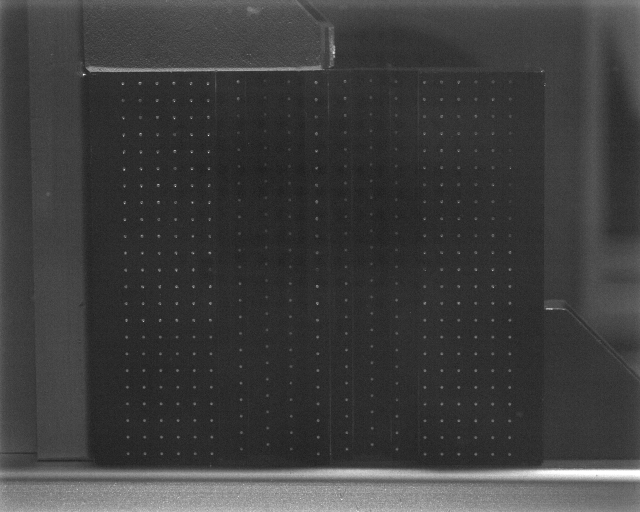
#> input picture MyPTV/example/Calibration/cal1.tif, 1280 x 1024 px (shown at 1/2 size); its folder holds only this picture in this run
$ python multiply_image.py ../../../../MyPTV/example/Calibration/cal1.tif
#> lines starting #> are read from the running program, lines starting #| are printed output that depends on the picture
### myptv/segmentation_mod.py
# -*- coding: utf-8 -*-
"""
Created on Fri Dec  7 18:02:07 2018

@author: ron


contains a class for segmentation of circular particles
"""

from myptv.tracking_2D_mod import track_2D_multiframe
# from myptv.TsaiModel.camera import camera_Tsai
from myptv.tracking_mod import fill_in_trajectory

from pandas import read_csv

from numpy import savetxt, meshgrid, float32, array, divide, zeros_like #, ones
from numpy import sum as npsum
from numpy import abs as npabs
from numpy import max as npmax
# from numpy import median as npmedian
from numpy import append as npappend

# from skimage.io import imread
from skimage import io

# from scipy.signal import convolve2d
from scipy.ndimage import gaussian_filter, median_filter, label
from scipy.ndimage.measurements import find_objects
from scipy.spatial import KDTree

import tqdm
import os
from time import time


def get_imread_func(raw_format=False):
    '''Returns an image reading function depending on whether the image is in raw format.'''
#> called with raw_format = False
    from skimage import io
    if not raw_format:
        return lambda x: io.imread(x)
    else:
        # [4 lines left out: function read_raw, not called in this run]
        return read_raw


class particle_segmentation(object):
    '''a class for segmenting out particles (blobs) for a given image'''


    # [437 lines left out: functions __init__, local_filter, process_image, get_binary_image, characterize_blob, blob_labeling and 4 more, not called in this run]


class loop_segmentation(object):

    '''A class for looping over images in a directory to segment particles
    and save the results in a file.'''

    # [431 lines left out: functions __init__, get_file_names, calculate_BG, segment_folder_images, save_results, iter_frame and 5 more, not called in this run]


# ============================================================================
#                      New attempt of segmentation addon
# ============================================================================

class tracking_augmented_segmentation(track_2D_multiframe):

    # [118 lines left out: functions __init__, blobs_to_particles, augment_blobs, save_augmented_blobs, not called in this run]


# [28 lines of commented-out code are left out]

### myptv/benny_additions/segmentation/BG manipulation/multiply_image.py
#!/usr/bin/env python3
# -*- coding: utf-8 -*-
"""
Created on Tue Jul 14 2026

@author: Antigravity

Image Multiplication Script:
This script loads a TIFF or RAW image, multiplies its pixel values by a factor (default 2.0),
and saves the result at the original location with 'x2' at the end of the name.
It integrates with existing image loading functions from the MyPTV package.
"""

import os
import sys
import argparse
import numpy as np
from skimage import io

# Import MyPTV functions
from myptv.segmentation_mod import get_imread_func


def multiply_image(image_path, factor=2.0, output_path=None, force_raw=False):
    """
    Loads an image, multiplies its pixel values by `factor`,
    and saves the output.
    """
    if not os.path.exists(image_path):
        print(f"Error: File '{image_path}' not found.", file=sys.stderr)
        sys.exit(1)

    # Determine file extension and whether it's a RAW image
    base, ext = os.path.splitext(image_path)
    raw_extensions = {'.dng', '.nef', '.cr2', '.cr3', '.arw', '.raw', '.pef', '.orf', '.raf'}
    is_raw = force_raw or (ext.lower() in raw_extensions)

    print(f"Loading image: {image_path} (Format: {'RAW' if is_raw else 'TIFF/Standard'})")

    # Use existing MyPTV function to read the image
    try:
        imread_func = get_imread_func(raw_format=is_raw)
        img_data = imread_func(image_path)
#> img_data is the input picture: shape (1024, 1280); min 0, max 255, mean 61.3
    except Exception as e:
        print(f"Error reading image: {e}", file=sys.stderr)
        sys.exit(1)

    original_dtype = img_data.dtype
    print(f"Original image shape: {img_data.shape}, dtype: {original_dtype}")
#| Original image shape: (1024, 1280), dtype: uint8

    # Perform multiplication with datatype boundaries safety to prevent overflow
    if np.issubdtype(original_dtype, np.integer):
        info = np.iinfo(original_dtype)
        min_val, max_val = info.min, info.max
#> min_val = 0; max_val = 255
        # Convert to float64 to perform multiplication safely
        multiplied = img_data.astype(np.float64) * factor
        # Clip to the original datatype bounds and cast back
        processed_img = np.clip(multiplied, min_val, max_val).astype(original_dtype)
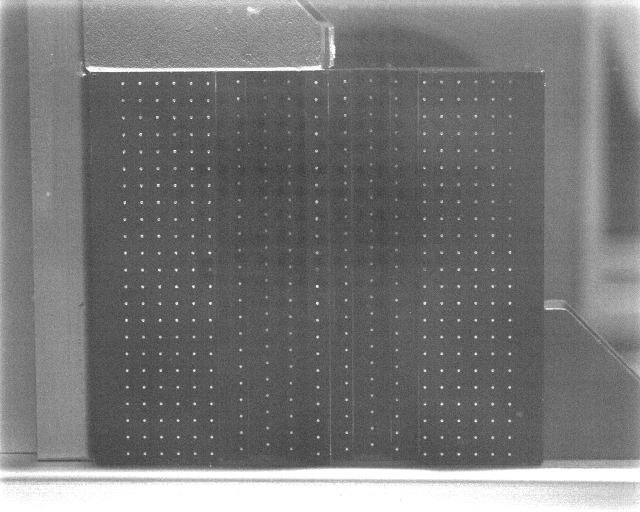
#> processed_img: shape (1024, 1280) (shown at 1/2 size); min 0, max 255, mean 119.3
    else:
        # Floating point datatype
        processed_img = img_data * factor

    # Determine default output path if not specified
    if not output_path:
        output_path = f"{base}x2{ext}"

    print(f"Saving multiplied image to: {output_path}")

    # Save the processed image using scikit-image's imsave
    try:
        # skimage.io.imsave is also used in MyPTV to save TIFF/processed images
        io.imsave(output_path, processed_img, check_contrast=False)
        print("Success!")
    except Exception as e:
        print(f"Error saving image: {e}", file=sys.stderr)
        sys.exit(1)


if __name__ == "__main__":
    parser = argparse.ArgumentParser(
        description="Multiply image values and save at the original location with 'x2' appended to the filename."
    )
    parser.add_argument(
        "image_path",
        type=str,
        help="Path to the input image file (TIFF or RAW)."
    )
    parser.add_argument(
        "-f", "--factor",
        type=float,
        default=2.0,
        help="Multiplication factor (default: 2.0)."
    )
    parser.add_argument(
        "-o", "--output",
        type=str,
        default=None,
        help="Custom output file path. Defaults to input path with 'x2' appended."
    )
    parser.add_argument(
        "--raw",
        action="store_true",
        help="Force loading the image as RAW format."
    )

    args = parser.parse_args()
    multiply_image(
        image_path=args.image_path,
        factor=args.factor,
        output_path=args.output,
        force_raw=args.raw
    )

$ run again, on MyPTV/example/Calibration/cal2.tif
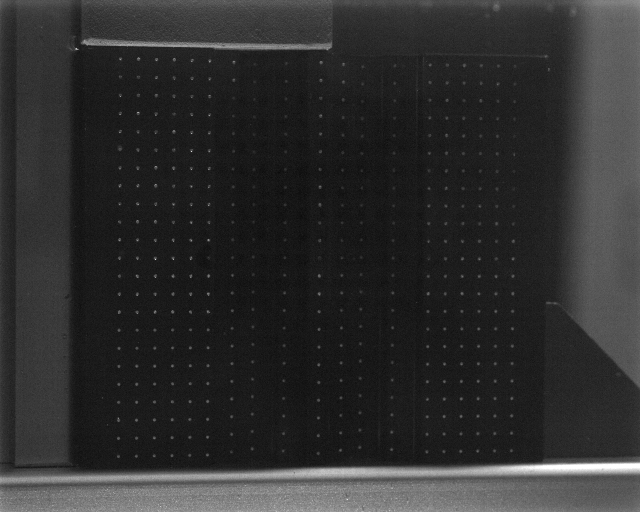
#> input picture MyPTV/example/Calibration/cal2.tif, 1280 x 1024 px (shown at 1/2 size)
#> in multiply_image, img_data is the input picture: shape (1024, 1280); min 0, max 255, mean 46.2
#| Original image shape: (1024, 1280), dtype: uint8
#> in multiply_image, `processed_img = np.clip(multiplied, min_val, max_val).astype(original_..`:
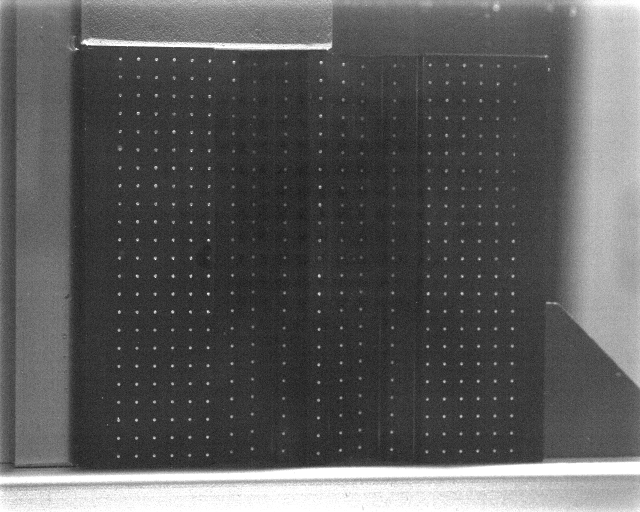
#> processed_img: shape (1024, 1280) (shown at 1/2 size); min 0, max 255, mean 90.5
